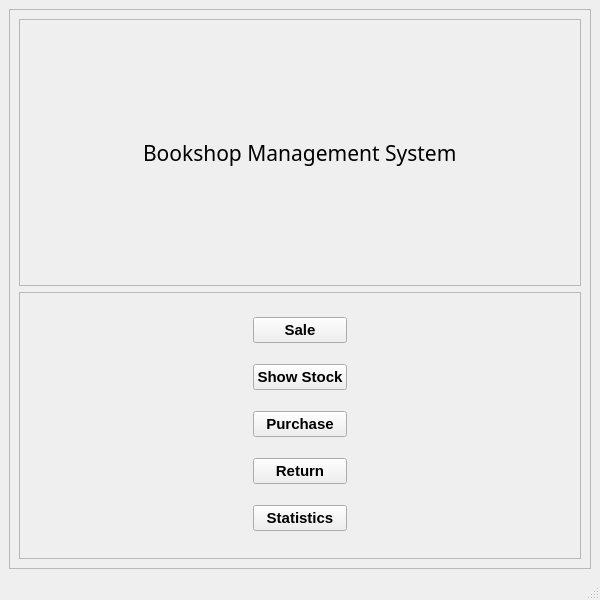
<?xml version="1.0" encoding="UTF-8"?>
<ui version="4.0">
 <class>MainWindow</class>
 <widget class="QMainWindow" name="MainWindow">
  <property name="geometry">
   <rect>
    <x>0</x>
    <y>0</y>
    <width>600</width>
    <height>600</height>
   </rect>
  </property>
  <property name="minimumSize">
   <size>
    <width>600</width>
    <height>600</height>
   </size>
  </property>
  <property name="maximumSize">
   <size>
    <width>700</width>
    <height>700</height>
   </size>
  </property>
  <property name="windowTitle">
   <string>Book Management System</string>
  </property>
  <widget class="QWidget" name="centralwidget">
   <layout class="QGridLayout" name="gridLayout">
    <item row="0" column="0">
     <widget class="QFrame" name="back_frame">
      <property name="maximumSize">
       <size>
        <width>16777215</width>
        <height>16777215</height>
       </size>
      </property>
      <property name="frameShape">
       <enum>QFrame::StyledPanel</enum>
      </property>
      <property name="frameShadow">
       <enum>QFrame::Raised</enum>
      </property>
      <layout class="QGridLayout" name="gridLayout_4">
       <item row="0" column="0">
        <widget class="QFrame" name="title_frame">
         <property name="frameShape">
          <enum>QFrame::StyledPanel</enum>
         </property>
         <property name="frameShadow">
          <enum>QFrame::Raised</enum>
         </property>
         <layout class="QGridLayout" name="gridLayout_2">
          <item row="0" column="1">
           <widget class="QLabel" name="label">
            <property name="font">
             <font>
              <family>Kristen ITC</family>
              <pointsize>16</pointsize>
              <weight>50</weight>
              <bold>false</bold>
             </font>
            </property>
            <property name="text">
             <string>Bookshop Management System</string>
            </property>
           </widget>
          </item>
          <item row="0" column="0">
           <spacer name="horizontalSpacer_3">
            <property name="orientation">
             <enum>Qt::Horizontal</enum>
            </property>
            <property name="sizeHint" stdset="0">
             <size>
              <width>40</width>
              <height>20</height>
             </size>
            </property>
           </spacer>
          </item>
          <item row="0" column="2">
           <spacer name="horizontalSpacer_4">
            <property name="orientation">
             <enum>Qt::Horizontal</enum>
            </property>
            <property name="sizeHint" stdset="0">
             <size>
              <width>40</width>
              <height>20</height>
             </size>
            </property>
           </spacer>
          </item>
         </layout>
        </widget>
       </item>
       <item row="1" column="0">
        <widget class="QFrame" name="btn_back_frame">
         <property name="frameShape">
          <enum>QFrame::StyledPanel</enum>
         </property>
         <property name="frameShadow">
          <enum>QFrame::Raised</enum>
         </property>
         <layout class="QGridLayout" name="gridLayout_3">
          <item row="1" column="0">
           <spacer name="horizontalSpacer">
            <property name="orientation">
             <enum>Qt::Horizontal</enum>
            </property>
            <property name="sizeHint" stdset="0">
             <size>
              <width>40</width>
              <height>20</height>
             </size>
            </property>
           </spacer>
          </item>
          <item row="1" column="1">
           <widget class="QPushButton" name="show_stock_Btn">
            <property name="font">
             <font>
              <family>Microsoft JhengHei UI</family>
              <pointsize>11</pointsize>
              <weight>75</weight>
              <bold>true</bold>
             </font>
            </property>
            <property name="text">
             <string>Show Stock</string>
            </property>
           </widget>
          </item>
          <item row="0" column="1">
           <widget class="QPushButton" name="sale_Btn">
            <property name="font">
             <font>
              <family>Microsoft JhengHei UI</family>
              <pointsize>11</pointsize>
              <weight>75</weight>
              <bold>true</bold>
             </font>
            </property>
            <property name="text">
             <string>Sale</string>
            </property>
           </widget>
          </item>
          <item row="3" column="1">
           <widget class="QPushButton" name="return_Btn">
            <property name="font">
             <font>
              <family>Microsoft JhengHei UI</family>
              <pointsize>11</pointsize>
              <weight>75</weight>
              <bold>true</bold>
             </font>
            </property>
            <property name="text">
             <string>Return</string>
            </property>
           </widget>
          </item>
          <item row="4" column="1">
           <widget class="QPushButton" name="statistics_Btn">
            <property name="font">
             <font>
              <family>Microsoft JhengHei UI</family>
              <pointsize>11</pointsize>
              <weight>75</weight>
              <bold>true</bold>
             </font>
            </property>
            <property name="text">
             <string>Statistics</string>
            </property>
           </widget>
          </item>
          <item row="2" column="1">
           <widget class="QPushButton" name="purchase_Btn">
            <property name="font">
             <font>
              <family>Microsoft JhengHei UI</family>
              <pointsize>11</pointsize>
              <weight>75</weight>
              <bold>true</bold>
             </font>
            </property>
            <property name="text">
             <string>Purchase</string>
            </property>
           </widget>
          </item>
          <item row="1" column="2">
           <spacer name="horizontalSpacer_2">
            <property name="orientation">
             <enum>Qt::Horizontal</enum>
            </property>
            <property name="sizeHint" stdset="0">
             <size>
              <width>40</width>
              <height>20</height>
             </size>
            </property>
           </spacer>
          </item>
         </layout>
        </widget>
       </item>
      </layout>
     </widget>
    </item>
   </layout>
  </widget>
  <widget class="QMenuBar" name="menubar">
   <property name="geometry">
    <rect>
     <x>0</x>
     <y>0</y>
     <width>600</width>
     <height>18</height>
    </rect>
   </property>
  </widget>
  <widget class="QStatusBar" name="statusbar"/>
 </widget>
 <resources/>
 <connections/>
</ui>
